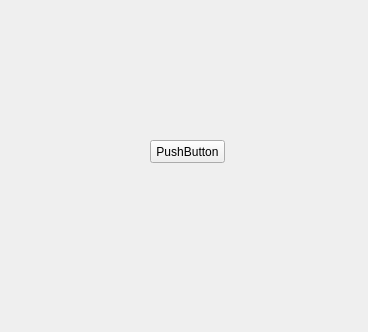
<?xml version="1.0" encoding="UTF-8"?>
<ui version="4.0">
 <class>Widget</class>
 <widget class="QWidget" name="Widget">
  <property name="geometry">
   <rect>
    <x>0</x>
    <y>0</y>
    <width>368</width>
    <height>332</height>
   </rect>
  </property>
  <property name="windowTitle">
   <string>Widget</string>
  </property>
  <widget class="QPushButton" name="pushButton">
   <property name="geometry">
    <rect>
     <x>150</x>
     <y>140</y>
     <width>75</width>
     <height>23</height>
    </rect>
   </property>
   <property name="text">
    <string>PushButton</string>
   </property>
  </widget>
 </widget>
 <layoutdefault spacing="6" margin="11"/>
 <resources/>
 <connections/>
</ui>
